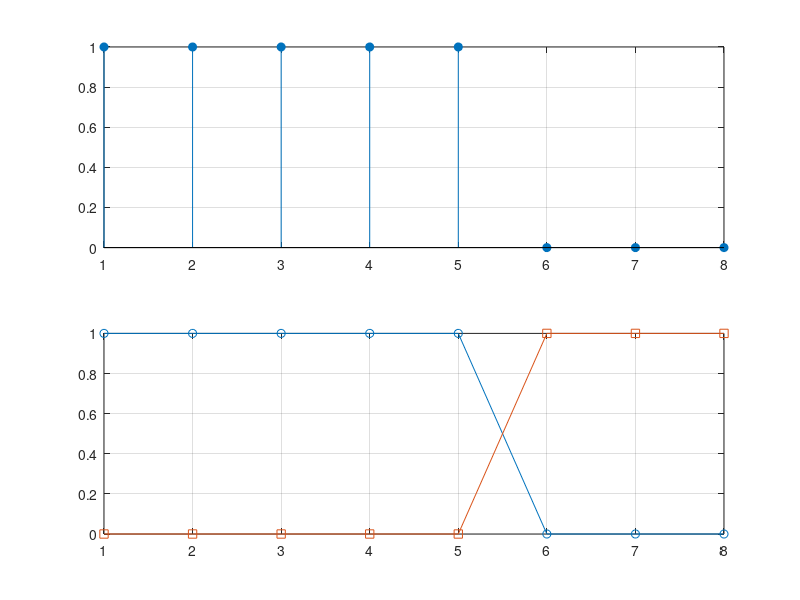

Reproduce this figure in MATLAB.
clc; clear; close all;
Users=1:8; TotalSlots=5;
Alloc=zeros(1,8); Alloc(1:TotalSlots)=1;
Blocked=1-Alloc;
subplot(2,1,1); stem(Users,Alloc,'filled'); grid on
subplot(2,1,2); plot(Users,Alloc,'-o',Users,Blocked,'-s'); grid on
